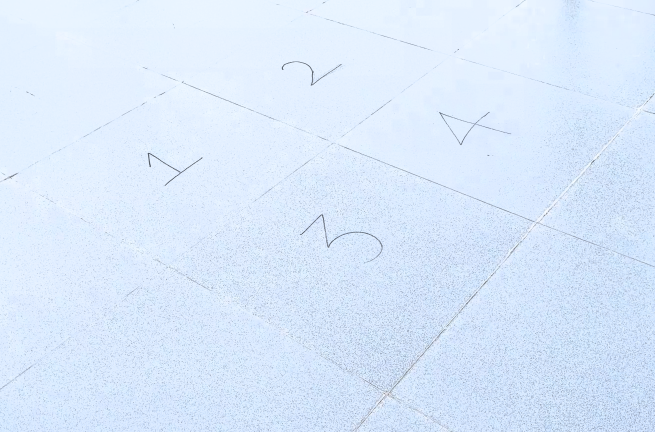
#> input picture frame 127 of Bounce count/Input1.mov, 1310 x 864 px, given in place of input.mov, which was not available (shown at 1/2 size)
$ python bounce.py
#> lines starting #> are read from the running program, lines starting #| are printed output that depends on the picture; after the words box and inside, x2 and y2 are one past the last pixel; in counts of white or black regions, pixels touching at a corner belong together; pictures that were not available may be replaced by others from this repository, and a replacement may not be noted
import cv2
import numpy as np
import csv

path = "./input.mov"

vid = cv2.VideoCapture(path)
fps = int(vid.get(cv2.CAP_PROP_FPS))

bounce_count = 0
bounces = []
previous_y = None
region = "N/A"  # Default value if ball is not detected
bounce_time = 0.0  # Default time if no bounce occurs

# Points for drawing the grid and for perspective transformation
pts = np.array([[10, 244], [195, 110], [328, 11], [481, 71],
                [685, 147], [574, 308], [415, 555], [180, 369]], dtype=np.int32)

# Use every second point for the source and define destination points
pts_src = np.float32(pts[:8:2])
pts_dst = np.float32([[0, 0], [400, 0], [400, 400], [0, 400]])
matrix = cv2.getPerspectiveTransform(pts_src, pts_dst)

# Lower and upper bounds for the ball color in HSV
lowerBound = np.array([30, 75, 132])
upperBound = np.array([45, 255, 255])

# Function for ball detection
def ballDetection(frame, frameHSV):
    mask = cv2.inRange(frameHSV, lowerBound, upperBound)
    ballContours, hierarchy = cv2.findContours(mask, cv2.RETR_EXTERNAL, cv2.CHAIN_APPROX_SIMPLE)
    detected_locations = []
    for ballContour in ballContours:
        area = cv2.contourArea(ballContour)
        if area > 230:
            x, y, w, h = cv2.boundingRect(ballContour)
            cv2.rectangle(frame, (x, y), (x + w, y + h), (0, 0, 255), 3)
            center_x = x + w // 2
            center_y = y + h // 2
            detected_locations.append(((center_x, center_y), ballContour))
    return detected_locations

# Function to draw grid lines on the frame
def drawGrid(frame, points):
    cv2.line(frame, tuple(points[0]), tuple(points[2]), (0, 255, 0), 2)
    cv2.line(frame, tuple(points[2]), tuple(points[4]), (0, 255, 0), 2)
    cv2.line(frame, tuple(points[4]), tuple(points[6]), (0, 255, 0), 2)
    cv2.line(frame, tuple(points[6]), tuple(points[0]), (0, 255, 0), 2)
    cv2.line(frame, tuple(points[1]), tuple(points[5]), (0, 255, 0), 2)
    cv2.line(frame, tuple(points[3]), tuple(points[7]), (0, 255, 0), 2)

# Function to get region based on warped coordinates
def getRegion(x, y):
    x_mid = 400 // 2  # Midpoint of x in warped image
    y_mid = 400 // 2  # Midpoint of y in warped image
    if x < x_mid and y < y_mid:
        return "Top Left (1)"
    elif x >= x_mid and y < y_mid:
        return "Top Right (2)"
    elif x < x_mid and y >= y_mid:
        return "Bottom Left (3)"
    elif x >= x_mid and y >= y_mid:
        return "Bottom Right (4)"
    return "Out of Bounds"

# Initialize variable to track downward movement
was_moving_down = False

while True:
    ret, frame = vid.read()
#> frame is the input picture: shape (864, 1310, 3); mean B, G, R 251.3, 232.6, 217.7
    if not ret:
        break

    frame = cv2.resize(frame, (700, 600))
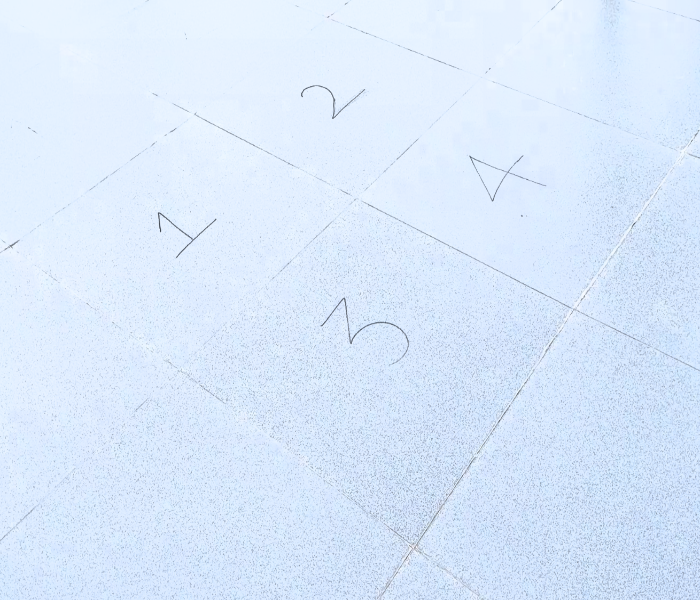
#> frame: shape (600, 700, 3); mean B, G, R 251.2, 232.5, 217.6
    drawGrid(frame, pts)
#> in drawGrid, `cv2.line(frame, tuple(points[3]), tuple(points[7]), (0, 255, 0), 2)`:
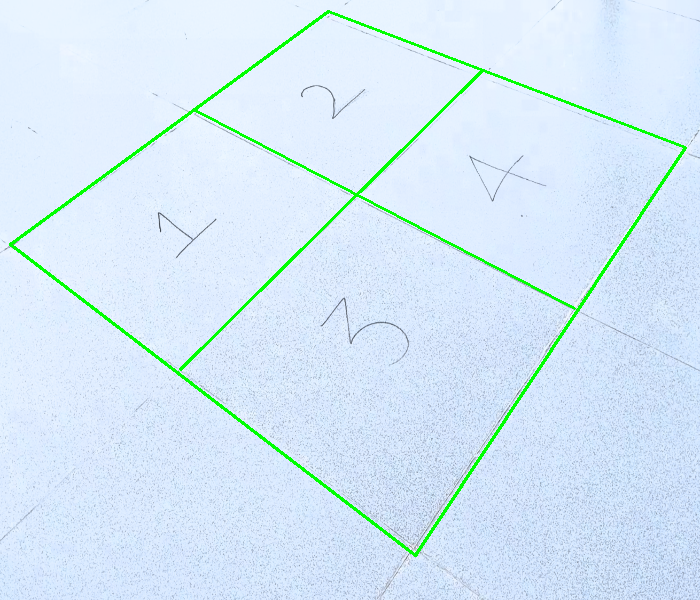
#> frame: shape (600, 700, 3); mean B, G, R 246.4, 232.9, 213.3

    # Convert to HSV for ball detection
    frameHSV = cv2.cvtColor(frame, cv2.COLOR_BGR2HSV)
#> frameHSV: shape (600, 700, 3); mean H, S, V 105.7, 38.6, 251.3
    ballPosition = ballDetection(frame, frameHSV)
#> in ballDetection, `mask = cv2.inRange(frameHSV, lowerBound, upperBound)`: mask: shape (600, 700); every value is 0
#> in ballDetection, `ballContours, hierarchy = cv2.findContours(mask, cv2.RETR_EXTERNAL, cv..`: ballContours = []
#> ballPosition = []

    # Generate warped frame using perspective transform
    warped = cv2.warpPerspective(frame, matrix, (400, 400))
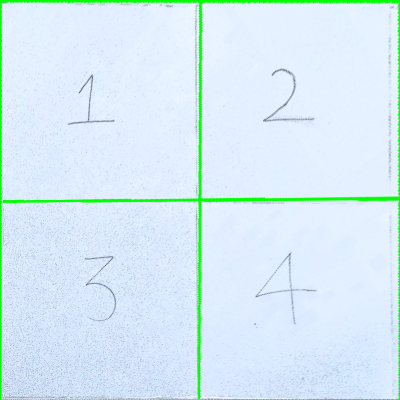
#> warped: shape (400, 400, 3); mean B, G, R 244.7, 236, 214.8
    # Note: We now transform coordinates rather than detecting on warped frame

    if ballPosition:
        # Get the y-coordinate from the original detection
        y = ballPosition[0][0][1]

        if previous_y is not None:
            if y < previous_y and was_moving_down:
                # Bounce detected: ball moving upward after moving downward
                # Transform the ball's coordinate from the original frame to the warped space
                ball_center = np.array([[ballPosition[0][0]]], dtype=np.float32)  # shape (1,1,2)
                ball_center_warped = cv2.perspectiveTransform(ball_center, matrix)
                x_warped, y_warped = ball_center_warped[0][0]
                region = getRegion(x_warped, y_warped)

                bounce_count += 1
                bounce_time = vid.get(cv2.CAP_PROP_POS_MSEC) / 1000
                frame_num = int(vid.get(cv2.CAP_PROP_POS_FRAMES))

                bounces.append([bounce_count, bounce_time, region, frame_num])
                print(f"Bounce {bounce_count}: Time={bounce_time:.3f}s, Region={region}, Frame={frame_num}")

                # Reset the movement flag
                was_moving_down = False

            elif y > previous_y:
                was_moving_down = True

        previous_y = y  # Update the previous y-coordinate

    text_y_offset = 20
    cv2.putText(frame, f"Count: {bounce_count}", (10, 30), cv2.FONT_HERSHEY_SIMPLEX, 0.7, (255, 0, 0), 2)
    cv2.putText(frame, f"Time: {vid.get(cv2.CAP_PROP_POS_MSEC)/1000:.3f} s", (520, 30), cv2.FONT_HERSHEY_SIMPLEX, 0.7, (255, 0, 0), 2)
    cv2.putText(frame, f"Bounce detected at {bounce_time:.2f}s on region {region}", (70, 550 + text_y_offset * 2),
                cv2.FONT_HERSHEY_SIMPLEX, 0.7, (255, 0, 0), 2)
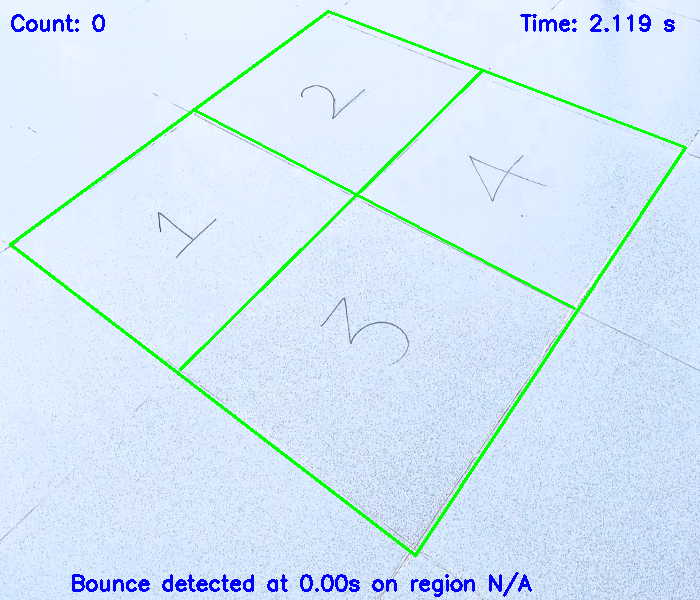
#> frame: shape (600, 700, 3); mean B, G, R 246.5, 230.5, 211

    cv2.imshow("Video Feed", frame)
    cv2.imshow("Warped", warped)

    if cv2.waitKey(1) & 0xFF == ord('q'):
#> (key q is pressed here)
        break

# [5 lines of commented-out code are left out]

vid.release()
cv2.destroyAllWindows()

$ run again, starting later in the video
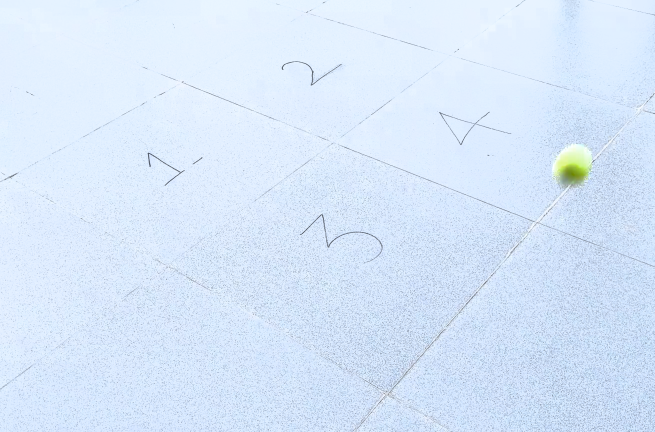
#> input picture frame 1019 of Bounce count/Input1.mov, 1310 x 864 px, given in place of input.mov, which was not available (shown at 1/2 size)
#> frame is the input picture: shape (864, 1310, 3); mean B, G, R 249.8, 231, 215.4
#> frameHSV: shape (600, 700, 3); mean H, S, V 105.4, 40.1, 250.2
#> in ballDetection, `mask = cv2.inRange(frameHSV, lowerBound, upperBound)`:
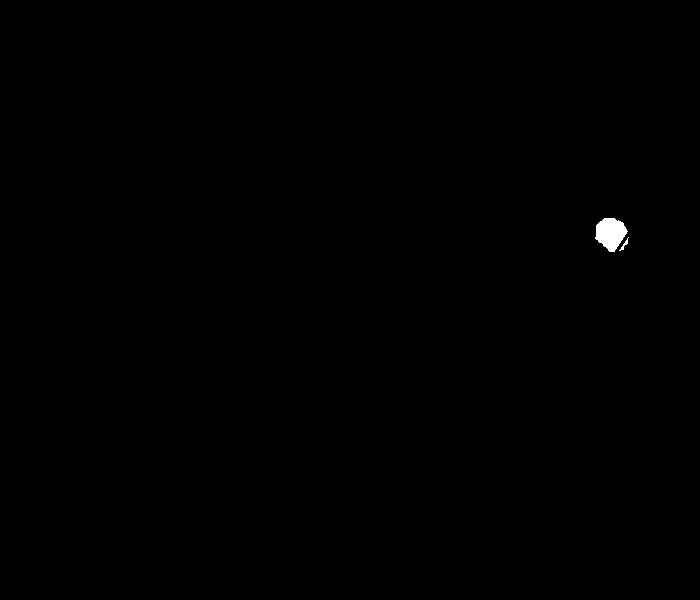
#> mask: shape (600, 700); 0.19% white; 2 white regions
#> ballContours = 2 contours, 1 with area under 20; largest, box (x1, y1, x2, y2) and area: (595, 218, 628, 252) 712
#> the loop in ballDetection, `for ballContour in ballContours:` made 2 passes
#> (area, x, y, w, h, center_x, center_y) on pass 2: (712, 595, 218, 33, 34, 611, 235)
#> after the loop in ballDetection, `for ballContour in ballContours:`: detected_locations = 1 item
#> `y = ballPosition[0][0][1]`: y = 235
#> `cv2.putText(frame, f"Bounce detected at {bounce_time:.2f}s on region {..`:
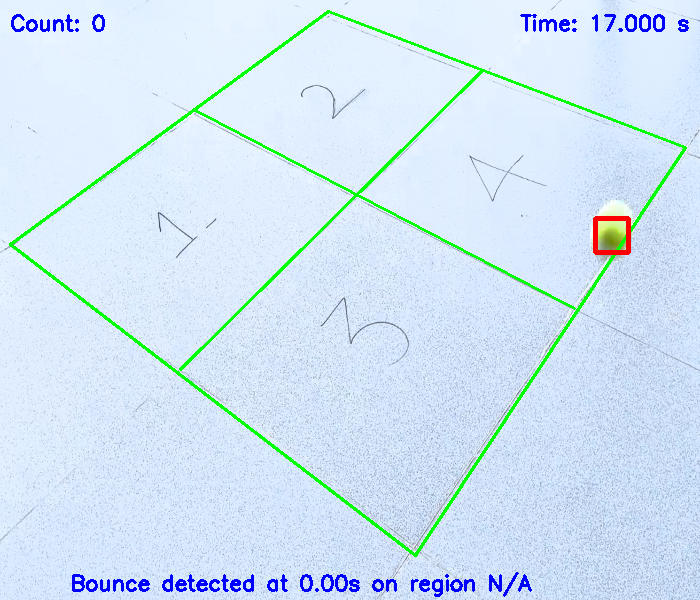
#> frame: shape (600, 700, 3); mean B, G, R 244.8, 228.4, 208.9
